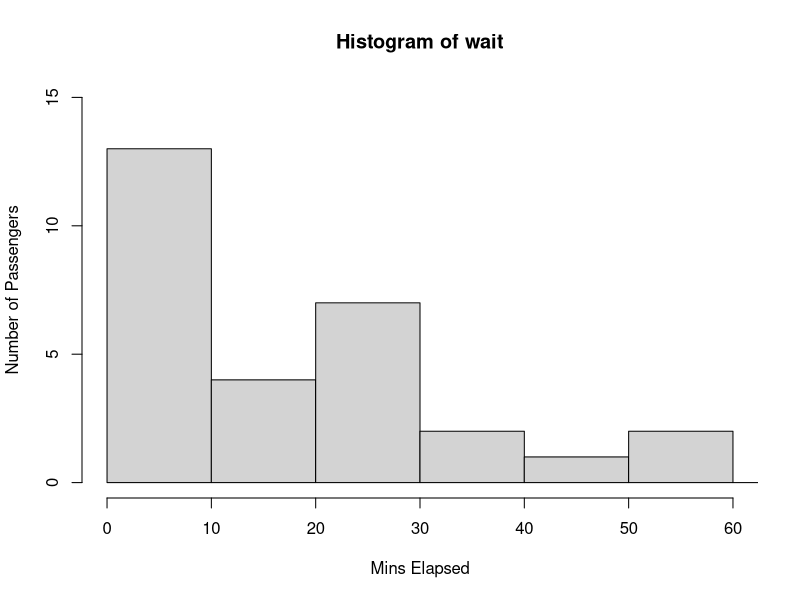

The R script that drew this image:
#Bus Stop on the Street
#Non Rush Hour
N=30 # Number of passengers

#For Stop at NewArk Airport
busCapacity= 20 # Trans bridge capacity
busStopCapacity= 10
passengers=0
passArrival= sample(0:180, N , replace=TRUE) ##sort the arrival times in ascending order
passArrival= sort(passArrival)
buses=0
busArrival=matrix(0,1,N)
wait=matrix(0,1,N)
maxWait=0
waitStart=passArrival[1]


for (i in 1:N)
{
  #every time a passenger arrives, add one to existing number of passengers
  passengers=passengers+1
  if(waitStart==0)
  {
    waitStart=passArrival[i]
  }
  else
  {
    maxWait=passArrival[i]-waitStart
  }
  
  if ((busCapacity*0.75)<passengers && maxWait > 25 )
  {
    buses=buses+1
    maxWait=0
    waitStart=0
    busArrival[buses]=passArrival[i]
    for (k in 0:passengers)
    {
      wait[i-k]=busArrival[buses]-passArrival[i-k]
    }
    passengers=0
    
  }
  
  if(busCapacity<passengers) 
  {
    buses=buses+1
    maxWait=0
    waitStart=0
    busArrival[buses]=passArrival[i]
    for (j in 0:(busCapacity-1))
    {
      wait[i-j]=busArrival[buses]-passArrival[i-j]
    }
    passengers=0
  }
  
  else if(busStopCapacity<passengers) 
  {
    buses=buses+1
    maxWait=0
    waitStart=0
    busArrival[buses]=passArrival[i]
    for (j in 0:(busStopCapacity-1))
    {
      wait[i-j]=busArrival[buses]-passArrival[i-j]
    }
    passengers=0
    
  }
  
}
max(wait)
averageWait=sum(wait)/N

hist(wait,ylim=c(0,15),xlim=c(0,60),xlab="Mins Elapsed",ylab="Number of Passengers")

